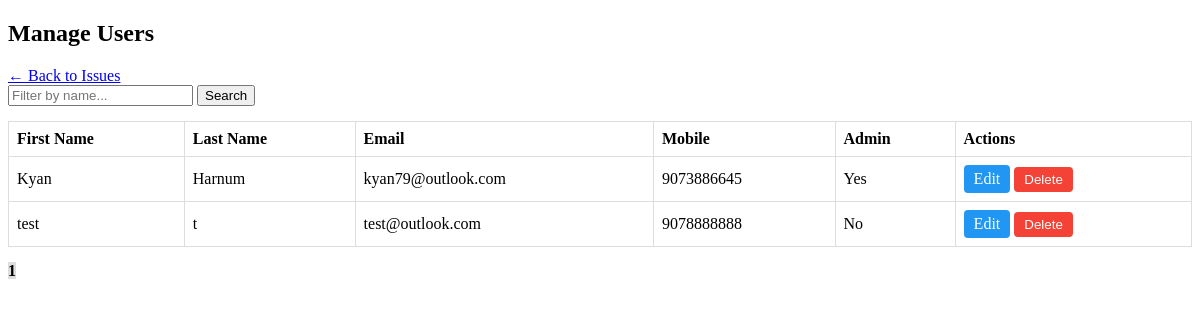
/manage_users.php (signed in), run on the app's committed database.
### tables this page shows
CREATE TABLE `iss_persons` (
  `id` int(11) NOT NULL,
  `fname` varchar(255) NOT NULL,
  `lname` varchar(255) NOT NULL,
  `mobile` varchar(255) NOT NULL,
  `email` varchar(255) NOT NULL,
  `pwd_hash` varchar(255) NOT NULL,
  `pwd_salt` varchar(255) NOT NULL,
  `admin` enum('Yes','No') DEFAULT 'No'
);

### manage_users.php (the view, shortened to what this page needs)
<?php
require 'database.php';
$search = $_GET['search'] ?? '';
$sort = $_GET['sort'] ?? 'lname';
$order = ($_GET['order'] ?? 'asc') === 'desc' ? 'desc' : 'asc';
$page = max(1, (int)($_GET['page'] ?? 1));
$limit = 10;
$offset = ($page - 1) * $limit;
$countQuery = $conn->prepare("SELECT COUNT(*) FROM iss_persons WHERE fname LIKE CONCAT('%', ?, '%') OR lname LIKE CONCAT('%', ?, '%')");
$countQuery->bind_param("ss", $search, $search);
$countQuery->execute();
$countQuery->bind_result($total);
$totalPages = ceil($total / $limit);
$query = "
    SELECT id, fname, lname, email, mobile, admin
    FROM iss_persons
    WHERE fname LIKE CONCAT('%', ?, '%') OR lname LIKE CONCAT('%', ?, '%')
    ORDER BY $sort $order
    LIMIT ? OFFSET ?
";
$stmt = $conn->prepare($query);
$stmt->bind_param("ssii", $search, $search, $limit, $offset);
$stmt->execute();
$result = $stmt->get_result();
?>
<!DOCTYPE html>
<html>
<head>
    <link rel="stylesheet" href="issues_list.css">
</head>
<body>
    <h2>Manage Users</h2>
    <a href="issues_list.php">← Back to Issues</a>
    <form method="get" class="search-bar">
        <input type="text" name="search" placeholder="Filter by name..." value="<?= htmlspecialchars($search) ?>">
        <button type="submit">Search</button>
    </form>
    <table>
        <tr>
            <?php
            $headers = ['fname' => 'First Name', 'lname' => 'Last Name', 'email' => 'Email', 'mobile' => 'Mobile', 'admin' => 'Admin'];
            foreach ($headers as $col => $label) {
                $newOrder = ($sort === $col && $order === 'asc') ? 'desc' : 'asc';
                echo "<th><a href='?sort=$col&order=$newOrder&search=" . urlencode($search) . "'>$label</a></th>";
            }
            ?>
            <th>Actions</th>
        </tr>
        <?php while ($row = $result->fetch_assoc()): ?>
        <tr>
            <td><?= htmlspecialchars($row['fname']) ?></td>
            <td><?= htmlspecialchars($row['lname']) ?></td>
            <td><?= htmlspecialchars($row['email']) ?></td>
            <td><?= htmlspecialchars($row['mobile']) ?></td>
            <td><?= htmlspecialchars($row['admin']) ?></td>
            <td>
                <a class="edit-btn" href="edit_user.php?id=<?= $row['id'] ?>">Edit</a>
                <form method="post" action="delete_user.php" style="display:inline;" onsubmit="return confirm('Are you sure you want to delete this user?');">
                    <button class="delete-btn" type="submit">Delete</button>
                </form>
            </td>
        </tr>
        <?php endwhile; ?>
    </table>
    <div class="pagination">
        <?php for ($i = 1; $i <= $totalPages; $i++): ?>
            <?php if ($i == $page): ?>
                <span class="current"><?= $i ?></span>
            <?php else: ?>
                <a href="?page=<?= $i ?>&search=<?= urlencode($search) ?>&sort=<?= $sort ?>&order=<?= $order ?>"><?= $i ?></a>
            <?php endif; ?>
        <?php endfor; ?>
    </div>
</body>
</html>

### issues_list.css (style rules this page uses)
table { width: 100%; border-collapse: collapse; }
th, td { padding: 8px; border: 1px solid #ddd; text-align: left; }
.edit-btn { background-color: #2196F3; color: white; text-decoration: none; padding: 5px 10px; border-radius: 4px; display: inline-block; }
.delete-btn { background-color: #f44336; color: white; border: none; padding: 5px 10px; border-radius: 4px; cursor: pointer; }

### manage_users.php (style rules this page uses)
.search-bar { margin-bottom: 15px; }
.pagination { margin-top: 15px; }
.pagination .current { font-weight: bold; background-color: #ddd; }
th a { color: inherit; text-decoration: none; }

### data on the page
iss_persons: fname "Kyan", lname "Harnum", email "kyan79@outlook.com", mobile "9073886645", admin "Yes"
iss_persons: fname "test", lname "t", email "test@outlook.com", mobile "9078888888", admin "No"

### other printed values
$label "First Name"
$label "Last Name"
$label "Email"
$label "Mobile"
$label "Admin"
